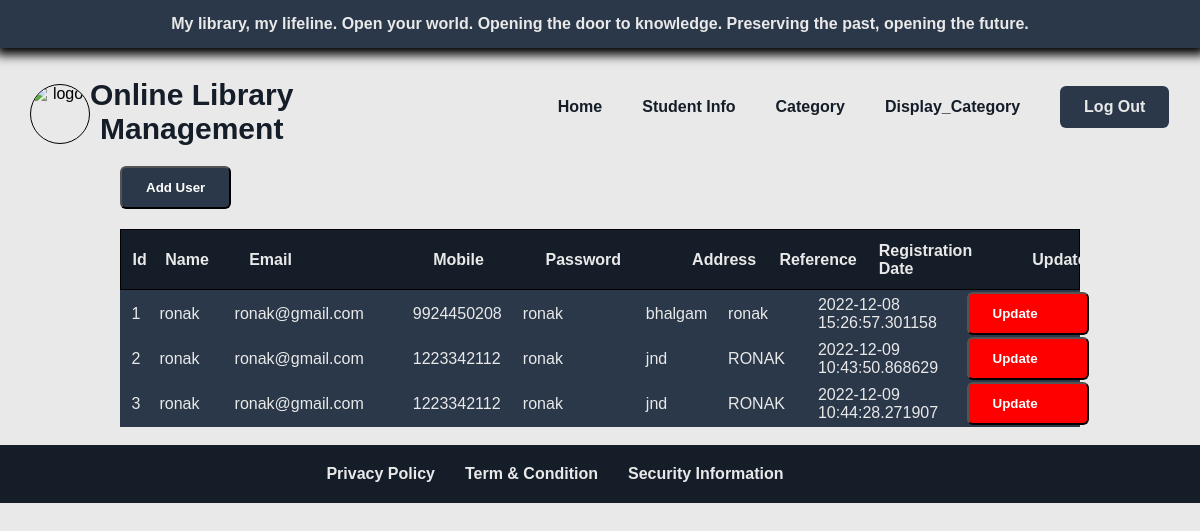
Page /admin/student-info.php on the committed database.
### tables this page shows
CREATE TABLE `student_registration` (
  `id` bigint(100) NOT NULL,
  `nm` varchar(100) NOT NULL,
  `em` text NOT NULL,
  `mo` bigint(10) NOT NULL,
  `pass` varchar(10) NOT NULL,
  `cpass` varchar(10) NOT NULL,
  `addres` text NOT NULL,
  `reff` varchar(100) NOT NULL,
  `reg_date` timestamp(6) NOT NULL DEFAULT current_timestamp(6)
);

### admin/student-info.php (the view, shortened to what this page needs)
<!DOCTYPE html>
<html lang="en">
<head>
    <link rel="stylesheet" href="style.css">
</head>
<body>
    <?php
    include "admin-header.php";
    ?>
<div style="display: flex;">
    <div class="add_c">
        <button class="primary-button hover-link">
            <a href="#" style="color: white;">Add User</a>
        </button>
    </div>
    </div>
    <div>
        <table class="tbl-full-1">
            <tr>
                <th class="td1-1">Id</th>
                <th class="td2-1">Name</th>
                <th class="td3-1">Email</th>
                <th class="td4-1">Mobile</th>
                <th class="td5-1">Password</th>
                <th class="td6-1">Address</th>
                <th class="td7-1">Reference</th>
                <th class="td8-1">Registration Date</th>
                <th>Update</th>
            </tr>
        </table>
    </div>
    <?php
    $con = mysqli_connect("localhost", "root", "", "library_management");
    $m = mysqli_query($con, "SELECT * FROM `student_registration`");
    ?>
    <div>
        <table class="tbl-fully-1">
            <?php
            while ($r = mysqli_fetch_array($m)) {
            ?>
                <div>
                    <tr>
                        <td class="td1-1" name="id"><?php echo $r['id'] ?></td>
                        <td class="td2-1"><?php echo $r['nm'] ?></td>
                        <td class="td3-1"><?php echo $r['em'] ?></td>
                        <td class="td4-1"><?php echo $r['mo'] ?></td>
                        <td class="td5-1"><?php echo $r['pass'] ?></td>
                        <td class="td6-1"><?php echo $r['addres'] ?></td>
                        <td class="td7-1"><?php echo $r['reff'] ?></td>
                        <td class="td8-1"><?php echo $r['reg_date'] ?></td>
                        <td class="td6">
                            <button class="btn1 hover-link"><a href="update-user.php" style="color: white;">Update</a></button>
                        </td>
                    </tr>
                </div>
            <?php
            }
            ?>
        </table>
    </div>
<br>
    <?php
    include "../sub-footer.php";
    ?>
</body>
</html>

### style.css (style rules this page uses)
* { margin: 0; padding: 0; box-sizing: border-box; }
:root { --color-primary: #0073ff; --color-white: #e9e9e9; --color-black: #141d28; --color-black-1: #2a3849; --color-gray: #212b38; --padding-inline-section: 20px; }
body { font-family: sans-serif; background-color: var(--color-white); }
a { text-decoration: none; display: inline-block; }
.hover-link { color: var(--color-black); font-weight: 600; transition: 0.3s ease-out; }
.primary-button { background-color: var(--color-black-1); border-radius: 6px; font-weight: 700; color: var(--color-white); padding: 12px 24px; box-sizing: 0 0 2px var(--color-white); transition: 0.3s ease-out; }
.nav-links1 h4,a { justify-content: end; gap: 40px; }

### admin/admin.css (style rules this page uses)
* { margin: 0; padding: 0; box-sizing: border-box; }
:root { --color-primary: #0073ff; --color-white: #e9e9e9; --color-black: #141d28; --color-black-1: #2a3849; --color-gray: #212b38; --padding-inline-section: 20px; }
body { font-family: sans-serif; background-color: var(--color-white); }
a { text-decoration: none; display: inline-block; }
.hover-link { color: var(--color-black); font-weight: 600; transition: 0.3s ease-out; }
.primary-button { background-color: var(--color-black-1); border-radius: 6px; font-weight: 700; color: var(--color-white); padding: 12px 24px; box-sizing: 0 0 2px var(--color-white); transition: 0.3s ease-out; }
.nav-links1 h4,a { justify-content: end; gap: 40px; }
.td6 { box-sizing: border-box; }
table tr th { padding: 1%; text-align: left; }
.btn1 { background-color: red; border-radius: 6px; font-weight: 700; color: var(--color-white); padding: 12px 24px; width: 93px; text-align: left; padding-right: 1%; box-sizing: 0 0 2px var(--color-white); transition: 0.3s ease-out; }
.add_c { margin-top: 20px; margin-left: 10%; }
.tbl-full-1 { width: 80%; margin-left: 10%; margin-right: 10%; margin-top: 20px; border: 1px solid black; background-color: var(--color-black); color: var(--color-white); }
.tbl-fully-1 { width: 80%; margin-left: 10%; margin-right: 10%; background-color: var(--color-black-1); color: var(--color-white); text-align: left; }
.tbl-fully-1 tr td { padding-left: 1%; }
.td1-1 { width: 32px; }
.td2-1 { width: 85px; }
.td3-1 { width: 193px; }
.td4-1 { width: 115px; }
.td5-1 { width: 150px; }
.td6-1 { width: 87px; }
.td7-1 { width: 99px; }
.td8-1 { width: 156px; }

### rows in the picture
student_registration: id "1", nm "ronak", em "ronak@gmail.com", mo "9924450208", pass "ronak", addres "bhalgam", reff "ronak", reg_date "2022-12-08 15:26:57.301158"
student_registration: id "2", nm "ronak", em "ronak@gmail.com", mo "1223342112", pass "ronak", addres "jnd", reff "RONAK", reg_date "2022-12-09 10:43:50.868629"
student_registration: id "3", nm "ronak", em "ronak@gmail.com", mo "1223342112", pass "ronak", addres "jnd", reff "RONAK", reg_date "2022-12-09 10:44:28.271907"
